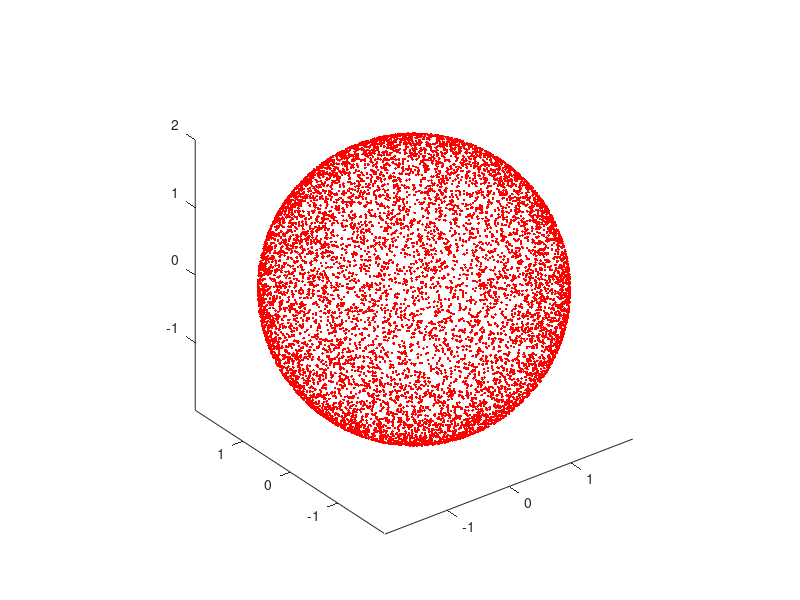

Write MATLAB code to recreate this figure.
%Tristan Ursell
%Spherical Diffusion Simulator for BlurLab

%last modified August 4 2011, 9pm

close all
clearvars
pause(0.01)

%Number of iterations
M=500;

%Sphere radius (um)
R=2;

%Areal density of markers (1/um^2)
rho=200;

%Sphere area (um^2)
A=4*pi*R^2;

%Diffusion coefficient (um^2/s)
D=1;

%time step (s)
dt=0.02;

%mean jump distance (flat space) (um)
dx=sqrt(4*D*dt);

%total number of particles
N=poissrnd(A*rho);

%initialize vectors
Xtot=zeros(1,N*M);
Ytot=zeros(1,N*M);
Ztot=zeros(1,N*M);
Itot=ones(1,N*M);
Ftot=zeros(1,N*M);
Ltot=zeros(1,N*M);

%initial spherical positions
theta=pi-acos(2*rand(1,N)-1);
phi=2*pi*rand(1,N);

%simulate spherical diffusion
%this algorithm is approximately correct for dx/R<<1
for i=1:M
    %convert points from spherical
    X=R*sin(theta).*sin(phi);
    Y=R*sin(theta).*cos(phi);
    Z=R*cos(theta);
    
    %constrained, random surface jitter
    Rnd=normrnd(0,dx,1,N);
    thetand=pi-acos(2*rand(1,N)-1);
    phind=2*pi*rand(1,N);
    Xnd=X+Rnd.*sin(thetand).*sin(phind);
    Ynd=Y+Rnd.*sin(thetand).*cos(phind);
    Znd=Z+Rnd.*cos(thetand);
    
    Rtmp=sqrt(Xnd.^2+Ynd.^2+Znd.^2);
    theta=acos(Znd./Rtmp);
    phi=atan2(Xnd,Ynd);
    
    %create output vectors
    Xtot((i-1)*N+1:i*N)=X;
    Ytot((i-1)*N+1:i*N)=Y;
    Ztot((i-1)*N+1:i*N)=Z;
    Ftot((i-1)*N+1:i*N)=i*ones(1,N);
    Ltot((i-1)*N+1:i*N)=1:N;
    
    plot3(X,Y,Z,'r.')
    axis equal
    pause(0.1)
    
    disp(num2str(i))
end

%write output file
q1=input('Create file? ','s');

if strcmp(q1,'yes')
    fname=[date '_spherical_diffusion_R-' num2str(R) '_rho-' num2str(rho) '_dx-' num2str(dx) '.txt'];
    BlurLab_text(Xtot',Ytot',Ztot',Itot',Ftot',Ltot',fname)
    disp(['Wrote file with name: ' fname])
end



